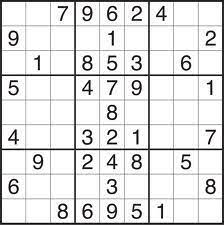
#> input picture images/basic.jpeg, 224 x 225 px, given in place of the camera
$ python main.py images/basic.jpeg
#> lines starting #> are read from the running program, lines starting #| are printed output that depends on the picture; after the words box and inside, x2 and y2 are one past the last pixel; in counts of white or black regions, pixels touching at a corner belong together
#> in get_puzzle_area, frame is the input picture: shape (225, 224, 3); mean B, G, R 223.6, 223.6, 223.7
### webcam.py
import cv2
import numpy as np
from util import show_image

class Webcam:
    def __init__(self) -> None:
        self.cap = cv2.VideoCapture(0)
        self.best_frame = None
        self.final_contour = None

    def read_frame(self, image: np.ndarray) -> bool:
        """ Process an image frame and attempt to locate a square representing a Sudoku board.
        This is implemented by finding the largest contiguous square in the frame and calculating its area.

        Args:
            image (np.ndarray): The current image frame.

        Returns:
            bool: True if a viable candidate is found, False otherwise.
        """
        webcam_capture_area = image.shape[0] * image.shape[1]
#> webcam_capture_area = 50400
        gray = cv2.cvtColor(image, cv2.COLOR_BGR2GRAY)
        canny = cv2.Canny(gray, 50, 50)
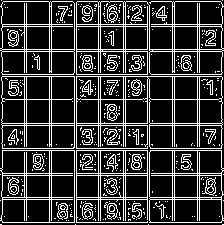
#> canny: shape (225, 224); 20.9% white in thin lines or dots
        contours, _ = cv2.findContours(canny, cv2.RETR_TREE, cv2.CHAIN_APPROX_NONE)
#> contours = 637 contours, 435 with area under 20; largest, box (x1, y1, x2, y2) and area: (76, 1, 224, 75) 8808, (76, 76, 223, 149) 8639, (0, 1, 75, 75) 5273, (0, 150, 75, 223) 5201, (1, 76, 75, 149) 5198

        max_area = 0

        for contour in contours:
            area = cv2.contourArea(contour)
            if area > max_area:
                max_area = area
                best_contour = contour
                approx = cv2.approxPolyDP(best_contour, 0.01 * cv2.arcLength(best_contour, True), True)

                if len(approx) == 4:
                    x, y, w, h = cv2.boundingRect(best_contour)
                    ratio = float(w) / h

                    if (ratio >= 0.98 and ratio <= 1.1) and w * h > (webcam_capture_area // 2):
                        self.final_contour = best_contour
                        return True

                    cv2.drawContours(image, best_contour, -1, (0, 0, 255), 4)
#> this loop made 637 passes
#> (area, max_area, approx, x, y, w, h, ratio) on passes 48, 173: (5196.5, 5196.5, [[150, 150], [149, 222], [223, 220], [221, 150]], 149, 150, 75, 73, 1.03), (5201, 5201, [[2, 150], [0, 220], [74, 222], [74, 150]], 0, 150, 75, 73, 1.03)
#> (area, max_area) on passes 27, 30, 34, 261, 434: (29.5, 29.5), (38.5, 38.5), (106.5, 106.5), (8639, 8639), (8807.5, 8807.5)
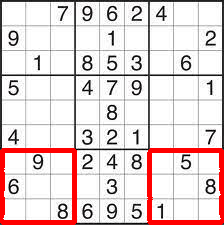
#> image: shape (225, 224, 3); 5.6% of pixels changed, all inside (x1, y1, x2, y2) = (0, 148, 224, 225)
#> after the loop, approx = contour of 24 points, box (x1, y1, x2, y2) (76, 1, 223, 75), area 8693; best_contour = contour of 919 points, box (x1, y1, x2, y2) (76, 1, 224, 75), area 8808; h = 73; max_area = 8807.5; ratio = 1.03; w = 75; x = 0; y = 150

        cv2.imshow("webcam", image)

    def get_puzzle_area(self) -> tuple:
        """ Read webcam input frame by frame until a Sudoku board is found.

        Returns:
            tuple: (Board contour, frame containing best image of board)
        """
        valid_frame_count = 0
        while True:
            _, frame = self.cap.read()

            if self.read_frame(frame):
                self.best_frame = frame
                break

            if cv2.waitKey(1) & 0xFF ==ord("q"):
#> (key q is pressed here)
                break

        self.cap.release()

        # debug
#> (the run stopped early here; a loop or call above may not have finished)
